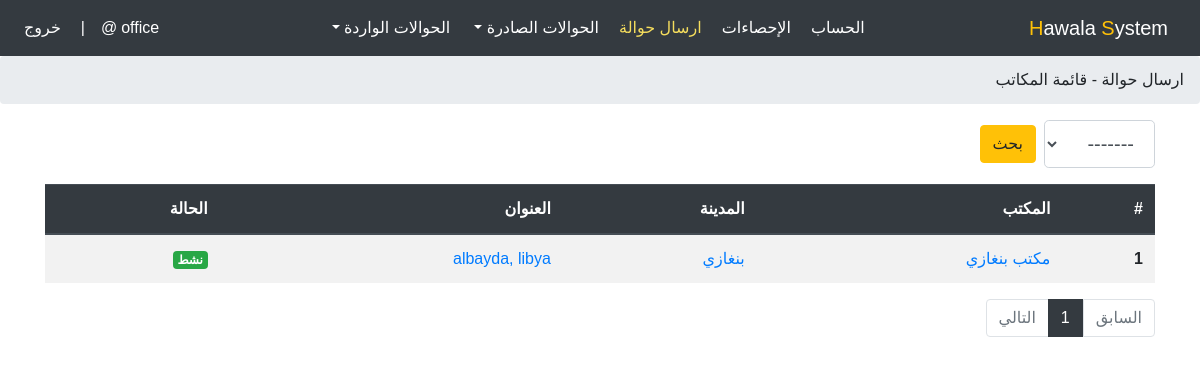
Screenshot of /office/officeList (signed in) with the database file from the repository.
### account/models.py (models this page shows, shortened)
class TblUser(AbstractUser):
    user_type = models.PositiveIntegerField(choices=USER_TYPE)

class TblOfficeUser(models.Model):
    user = models.OneToOneField(TblUser, on_delete=models.CASCADE, primary_key=True)
    name = models.CharField(max_length=100)
    bio = models.TextField(max_length=1500, null=True, blank=True)
    email = models.EmailField()
    special_phone = models.CharField(max_length=14)
    city = models.PositiveIntegerField(choices=CITY_CHOICES, default=1)
    address = models.CharField(max_length=100)
    url_address = models.CharField(max_length=200)
    create_at = models.DateTimeField(auto_now_add=True)
    update_at = models.DateTimeField(auto_now=True)
    def get_office_user_url(self):
        return reverse('office:office-user', kwargs={'office_id': self.pk})

### office/views.py (the view)
# urls.py: path('officeList', views.officeList, name="office-list"),
@login_required(login_url='account:logout')
def officeList(request):
    if request.user.user_type != is_office:
        return redirect('account:logout')
    if request.method == 'GET':
        city = request.GET.get('city')
        if city == None or city=='':
            offices = TblOfficeUser.objects.exclude(user=request.user.pk).order_by('-create_at')
        else:
            offices = TblOfficeUser.objects.filter(city=city).exclude(user=request.user.pk).order_by('-create_at')
        paginator = Paginator(offices, 25)
        page_num = request.GET.get('page', 1)
        try:
            offices = paginator.page(page_num)
        except PageNotAnInteger:
            offices = paginator.page(1)
        except EmptyPage:
            offices = paginator.page(paginator.num_pages)
    context = {
        'parentTitle': 'office-list',
        'title': 'office-list',
        'offices': offices,
        'CITY_CHOICES': CITY_CHOICES
    }
    return render(request, 'office/officeList.html', context)

### office/templates/office/officeList.html (shortened to what this page needs)
{% extends 'office.html' %}
{% block office-content %}
<ol class="breadcrumb">
    <li class="active" aria-current="page">ارسال حوالة - قائمة المكاتب</li>
</ol>
<div class="container my-3">
    <div class="row">
        <div class="col-12 mb-3">
            <form action="{% url 'office:office-list' %}" method="GET" class="form-inline">
                <div class="form-group ml-2">
                    <select class="form-control form-control-lg" name="city">
                        {% for v,k in CITY_CHOICES %}
                        <option value="{{v}}">{{k}}</option>
                        {% endfor %}
                    </select>
                </div>
                <button type="submit" class="btn btn-warning">بحث</button>
            </form>
        </div>
        {% if offices %}
        <div class="col-12">
            <div class="table-responsive">
                <table class="table table-striped">
                    <thead class="thead-dark">
                    <tr>
                        <th scope="col">#</th>
                        <th scope="col">المكتب</th>
                        <th scope="col">المدينة</th>
                        <th scope="col">العنوان</th>
                        <th scope="col">الحالة</th>
                    </tr>
                    </thead>
                    <tbody>
                        {% for i in offices %}
                        <tr>
                            <th scope="row">{{ forloop.counter }}</th>
                            <td><a href="{{ i.get_office_user_url }}">{{ i.name }}</a></td>
                            <td><a href="{{ i.get_office_user_url }}">
                                {% for k,v in CITY_CHOICES %}
                                {% if k == i.city %}
                                {{ v }}
                                {% endif %}
                                {% endfor %}
                            </a></td>
                            <td><a href="{{ i.get_office_user_url }}">{{ i.address }}</a></td>
                            <td><a href="{{ i.get_office_user_url }}">
                                {% if i.user.is_active == True %}
                                <span class="badge badge-success">نشط</span>
                                {% else %}
                                <span class="badge badge-danger">غيرنشط</span>
                                {% endif %}
                            </a></td>
                        </tr>
                        {% endfor %}
                    </tbody>
                </table>
            </div>
        </div>
        <div class="col-12 mb-3">
          <ul class="pagination">
              {% if offices.has_previous %}
              <li class="page-item">
                  <a class="page-link" href="?page={{ offices.previous_page_number }}" tabindex="-1">السابق</a>
              </li>
              {% else %}
              <li class="page-item disabled">
                  <a class="page-link" href="#!" tabindex="-1">السابق</a>
              </li>
              {% endif %}
              {% for num in offices.paginator.page_range %}
                  {% if offices.number == num %}
                      <li class="page-item active">
                          <a class="page-link" href="?page={{ num }}">{{ num }}</a>
                      </li>
                  {% elif num > offices.number|add:'-3' and num < offices.number|add:'3' %}
                      <a class="d-none" href="?page={{ num }}">{{ num }}</a>
                      <li class="page-item">
                          <a class="page-link" href="?page={{ num }}">{{ num }}</a>
                      </li>
                  {% endif %}
              {% endfor %}
              {% if offices.has_next %}
                  {% if offices.number < offices.paginator.num_pages|add:'-3' %}
                      <li class="page-item">
                          <span class="page-link">...</span>
                      </li>
                      <li class="page-item">
                          <a class="page-link" href="?page={{ offices.paginator.num_pages }}">{{ offices.paginator.num_pages }}</a>
                      </li>
                  {% elif offices.number < offices.paginator.num_pages|add:'-2' %}
                      <li class="page-item">
                          <a class="page-link" href="?page={{ offices.paginator.num_pages }}">{{ offices.paginator.num_pages }}</a>
                      </li>
                  {% endif %}
                  <li class="page-item">
                      <a class="page-link" href="?page={{offices.next_page_number}}">التالي</a>
                  </li>
              {% else %}
              <li class="page-item disabled">
                  <a class="page-link" href="#!">التالي</a>
              </li>
              {% endif %}
          </ul>
      </div>
      {% else %}
      <div class="col-12">
        <div class="text-center py-5 bg-warning rounded">
            <span>عذرا لم يتم العثور على اي مكتب!</span>
        </div>
      </div>
      {% endif %}
    </div>
</div>
{% endblock %}

### templates/office.html (shortened to what this page needs)
<!DOCTYPE html>
{% load static %}
<html>
<html lang="ar">
<head>
    <link rel="stylesheet" href="{% static 'css/bootstrap.min.css' %}">
    <link rel="stylesheet" href="{% static 'css/office.style6.css' %}">
</head>
<body>
    <nav class="navbar navbar-expand-lg navbar-dark bg-dark">
        <a class="navbar-brand" href="#"><span class="text-warning">H</span>awala <span class="text-warning">S</span>ystem</a>
        <div class="collapse navbar-collapse" id="navbarSupportedContent">
            <ul class="navbar-nav mx-auto">
                <li class="nav-item {% if title == 'office-profile' or parentTitle == 'office-profile' %}active{% endif %}">
                    <a class="nav-link" href="{% url 'office:office-profile' %}">الحساب</a>
                </li>
                <li class="nav-item {% if title == 'office-statistics' %}active{% endif %}">
                    <a class="nav-link" href="{% url 'office:office-statistics' %}">الإحصاءات</a>
                </li>
                <li class="nav-item {% if title == 'office-list' or parentTitle == 'office-list' %}active{% endif %}">
                    <a class="nav-link" href="{% url 'office:office-list' %}">ارسال حوالة</a>
                </li>
                <li class="nav-item dropdown {% if parentTitle == 'outgoing-transfers' %}active{% endif %}">
                    <a class="nav-link dropdown-toggle" href="#" id="navbarDropdown" role="button" data-toggle="dropdown" aria-haspopup="true" aria-expanded="false">
                        الحوالات الصادرة
                    </a>
                </li>
                <li class="nav-item dropdown {% if parentTitle == 'incoming-transfers' %}active{% endif %}">
                    <a class="nav-link dropdown-toggle" href="#" id="navbarDropdown" role="button" data-toggle="dropdown" aria-haspopup="true" aria-expanded="false">
                        الحوالات الواردة
                    </a>
                </li>
            </ul>
            <ul class="navbar-nav">
                <li class="nav-item">
                    <span class="nav-link">{{ request.user.username }}@</span>
                </li>
                <li class="nav-item d-lg-inline-block d-none">
                    <span class="nav-link">|</span>
                </li>
                <li class="nav-item">
                    <a class="nav-link" href="{% url 'account:logout' %}">خروج</a>
                </li>
            </ul>
        </div>
    </nav>
    {% block office-content %}{% endblock %}
</body>
</html>

### static/css/office.style6.css (style rules this page uses)
html { scroll-behavior: smooth; }
body { direction: rtl; text-align: right; font-family: sans-serif; font-size: 1rem; font-weight: 400; line-height: 1.5; }
* { padding: 0; margin: 0; text-decoration: none; box-sizing: border-box; }
a, a:hover { text-decoration: none; cursor: pointer; transition: all 0.5s ease; }
nav.navbar a.navbar-brand { color: white !important; }
nav.navbar .nav-link { color: white !important; }
li.active a.nav-link, li a.nav-link:hover { color: #f5dd5d !important; }
.pagination .page-item.active .page-link { z-index:1;color:#fff;background-color:#343a40;border-color:#343a40 }
.pagination .page-item:last-child .page-link { border-radius:0;border-top-left-radius:.25rem;border-bottom-left-radius:.25rem }
.pagination .page-item:first-child .page-link { border-radius:0;border-top-right-radius:.25rem;border-bottom-right-radius:.25rem; }

### rows the page displays
TblUser: user.username "office"
TblOfficeUser: name "مكتب بنغازي", CITY_CHOICES "بنغازي", address "albayda, libya", shows "نشط"

### other values shown
{{ num }} "1"
form field city "-------"
